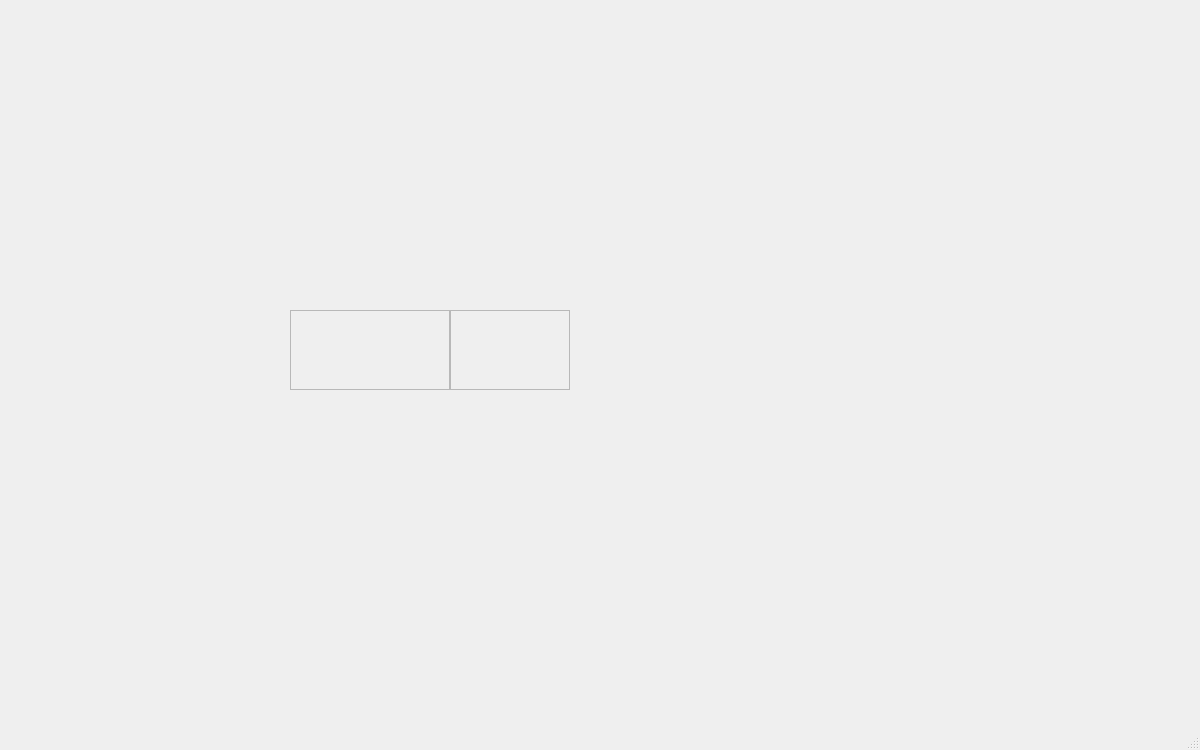
<?xml version="1.0" encoding="UTF-8"?>
<ui version="4.0">
 <class>MainWindow</class>
 <widget class="QMainWindow" name="MainWindow">
  <property name="geometry">
   <rect>
    <x>0</x>
    <y>0</y>
    <width>1200</width>
    <height>750</height>
   </rect>
  </property>
  <property name="windowTitle">
   <string>Student Management System</string>
  </property>
  <widget class="QWidget" name="centralwidget">
   <widget class="QWidget" name="horizontalLayoutWidget">
    <property name="geometry">
     <rect>
      <x>290</x>
      <y>310</y>
      <width>160</width>
      <height>80</height>
     </rect>
    </property>
    <layout class="QHBoxLayout" name="horizontalLayout">
     <item>
      <widget class="QFrame" name="frame">
       <property name="frameShape">
        <enum>QFrame::Shape::StyledPanel</enum>
       </property>
       <property name="frameShadow">
        <enum>QFrame::Shadow::Raised</enum>
       </property>
      </widget>
     </item>
    </layout>
   </widget>
   <widget class="QFrame" name="frame_2">
    <property name="geometry">
     <rect>
      <x>450</x>
      <y>310</y>
      <width>120</width>
      <height>80</height>
     </rect>
    </property>
    <property name="frameShape">
     <enum>QFrame::Shape::StyledPanel</enum>
    </property>
    <property name="frameShadow">
     <enum>QFrame::Shadow::Raised</enum>
    </property>
   </widget>
  </widget>
  <widget class="QMenuBar" name="menubar">
   <property name="geometry">
    <rect>
     <x>0</x>
     <y>0</y>
     <width>1200</width>
     <height>22</height>
    </rect>
   </property>
  </widget>
  <widget class="QStatusBar" name="statusbar"/>
 </widget>
 <resources/>
 <connections/>
</ui>
